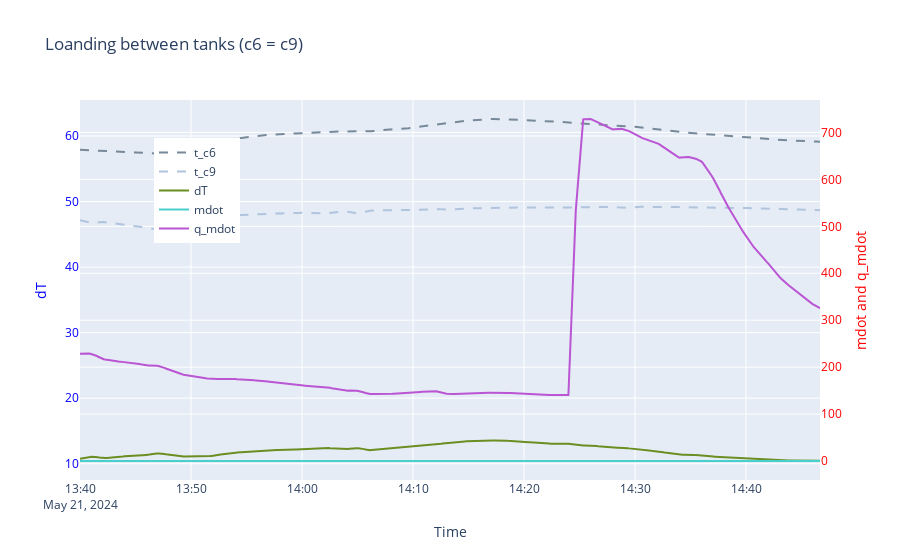

Write notebook code for a chart like this one.
### Code cell
####### Energie im Tank Loading

###  GROUP 4: Loading -> energy shared with solar tank 

#    c6 = c9
gr_69_list = [c6_df[1], c9_df[1]]

gr_69 = pd.concat((df.iloc[:] for df in gr_69_list), axis = 1)
#gr_69 = pd.concat((df.iloc[::freq5][:num_steps+1] for df in gr_69_list), axis = 1)
gr_69["dmdot"] = gr_69["mdot_c6"] - gr_69["mdot_c9"]
gr_69["dT"] = gr_69["t_c6"] - gr_69["t_c9"]
gr_69["mdot"] = gr_69["mdot_c6"]
gr_69["q_mdot"] = gr_69["dT"] * gr_69["mdot"] * cp

# Creating the plot
fig = go.Figure()

# Adding dT line
fig.add_trace(go.Scatter(
    x=gr_69.index,
    y=gr_69["t_c6"],
    name="t_c6",
    yaxis="y1",
    line=dict(color="lightslategray", dash='dash')
))

fig.add_trace(go.Scatter(
    x=gr_69.index,
    y=gr_69["t_c9"],
    name="t_c9",
    yaxis="y1",
    line=dict(color="lightsteelblue", dash='dash')
))

fig.add_trace(go.Scatter(
    x=gr_69.index,
    y=gr_69["dT"],
    name="dT",
    yaxis="y1",
    line=dict(color="olivedrab")
))

# Adding mdot line
fig.add_trace(go.Scatter(
    x=gr_69.index,
    y=gr_69["mdot"],
    name="mdot",
    yaxis="y2",
    line=dict(color="mediumturquoise")
))

# Adding q_mdot line
fig.add_trace(go.Scatter(
    x=gr_69.index,
    y=gr_69["q_mdot"],
    name="q_mdot",
    yaxis="y2",  # Using the same y-axis as mdot for demonstration
    line=dict(color="mediumorchid")
))

# Updating layout for the dual y-axis
fig.update_layout(
    title="Loanding between tanks (c6 = c9)",
    xaxis_title="Time",
    yaxis=dict(
        title="dT",
        titlefont=dict(color="blue"),
        tickfont=dict(color="blue"),
        anchor="x",
        side="left"
    ),
    yaxis2=dict(
        title="mdot and q_mdot",
        titlefont=dict(color="red"),
        tickfont=dict(color="red"),
        overlaying="y",
        anchor="x",
        side="right"
    ),
    legend=dict(x=0.1, y=0.9)
)

# Show the plot
fig.show()

### Figure 1 — Plotly figure (JSON) as saved in the notebook; plotly's stock layout.template omitted (floating-point values rounded to 4 significant figures; data arrays with more than 128 entries replaced by an {"elided": "..."} marker saying what was removed)
{"data": [{"line": {"color": "lightslategray", "dash": "dash"}, "name": "t_c6", "type": "scatter", "x": {"elided": "501 str values"}, "y": {"elided": "501 float values"}, "yaxis": "y"}, {"line": {"color": "lightsteelblue", "dash": "dash"}, "name": "t_c9", "type": "scatter", "x": {"elided": "501 str values"}, "y": {"elided": "501 float values"}, "yaxis": "y"}, {"line": {"color": "olivedrab"}, "name": "dT", "type": "scatter", "x": {"elided": "501 str values"}, "y": {"elided": "501 float values"}, "yaxis": "y"}, {"line": {"color": "mediumturquoise"}, "name": "mdot", "type": "scatter", "x": {"elided": "501 str values"}, "y": {"elided": "501 float values"}, "yaxis": "y2"}, {"line": {"color": "mediumorchid"}, "name": "q_mdot", "type": "scatter", "x": {"elided": "501 str values"}, "y": {"elided": "501 float values"}, "yaxis": "y2"}], "layout": {"legend": {"x": 0.1, "y": 0.9}, "title": {"text": "Loanding between tanks (c6 = c9)"}, "xaxis": {"title": {"text": "Time"}}, "yaxis": {"anchor": "x", "side": "left", "tickfont": {"color": "blue"}, "title": {"font": {"color": "blue"}, "text": "dT"}}, "yaxis2": {"anchor": "x", "overlaying": "y", "side": "right", "tickfont": {"color": "red"}, "title": {"font": {"color": "red"}, "text": "mdot and q_mdot"}}}}
